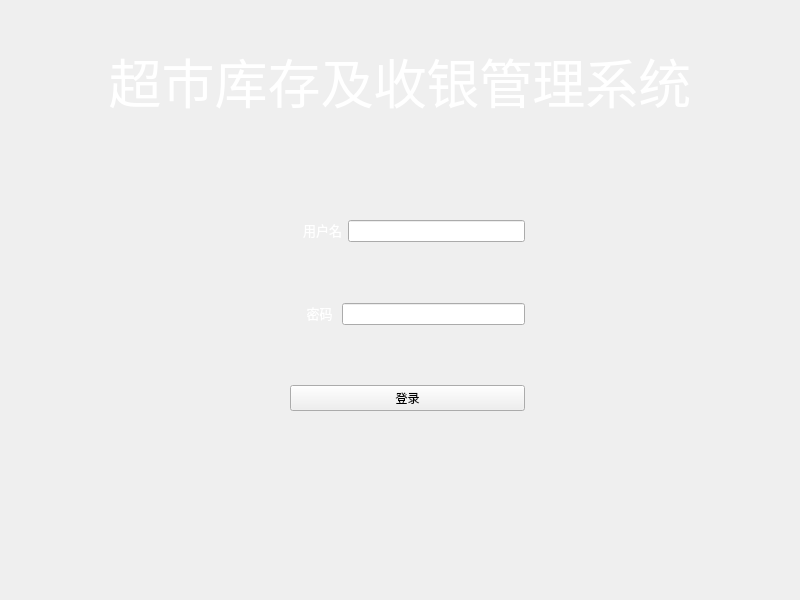
<?xml version="1.0" encoding="UTF-8"?>
<ui version="4.0">
 <class>login</class>
 <widget class="QWidget" name="login">
  <property name="geometry">
   <rect>
    <x>0</x>
    <y>0</y>
    <width>800</width>
    <height>600</height>
   </rect>
  </property>
  <property name="windowTitle">
   <string>Form</string>
  </property>
  <widget class="QWidget" name="widget" native="true">
   <property name="geometry">
    <rect>
     <x>0</x>
     <y>0</y>
     <width>800</width>
     <height>600</height>
    </rect>
   </property>
   <property name="styleSheet">
    <string notr="true">#widget{background-image: url(:/new/prefix1/6.png);}</string>
   </property>
   <widget class="QLabel" name="label_4">
    <property name="geometry">
     <rect>
      <x>0</x>
      <y>20</y>
      <width>800</width>
      <height>121</height>
     </rect>
    </property>
    <property name="font">
     <font>
      <family>宋体</family>
      <pointsize>40</pointsize>
      <italic>false</italic>
      <bold>false</bold>
     </font>
    </property>
    <property name="styleSheet">
     <string notr="true">QLabel{
font: 40pt &quot;宋体&quot;;
color: rgb(255, 255, 255);
}</string>
    </property>
    <property name="text">
     <string>超市库存及收银管理系统</string>
    </property>
    <property name="scaledContents">
     <bool>false</bool>
    </property>
    <property name="alignment">
     <set>Qt::AlignCenter</set>
    </property>
   </widget>
   <widget class="QWidget" name="layoutWidget">
    <property name="geometry">
     <rect>
      <x>290</x>
      <y>220</y>
      <width>235</width>
      <height>191</height>
     </rect>
    </property>
    <layout class="QVBoxLayout" name="verticalLayout">
     <item>
      <layout class="QFormLayout" name="formLayout_2">
       <item row="0" column="0">
        <layout class="QFormLayout" name="formLayout">
         <item row="0" column="0">
          <widget class="QLabel" name="label">
           <property name="text">
            <string/>
           </property>
           <property name="pixmap">
            <pixmap resource="resource.qrc">:/new/prefix1/9.png</pixmap>
           </property>
           <property name="alignment">
            <set>Qt::AlignCenter</set>
           </property>
          </widget>
         </item>
         <item row="0" column="1">
          <widget class="QLabel" name="label_2">
           <property name="font">
            <font>
             <family>宋体</family>
             <pointsize>10</pointsize>
             <italic>false</italic>
             <bold>false</bold>
            </font>
           </property>
           <property name="styleSheet">
            <string notr="true">QLabel{color: rgb(255, 255, 255);
	font: 10pt &quot;宋体&quot;;
}</string>
           </property>
           <property name="text">
            <string>用户名</string>
           </property>
           <property name="alignment">
            <set>Qt::AlignCenter</set>
           </property>
          </widget>
         </item>
        </layout>
       </item>
       <item row="0" column="1">
        <widget class="QLineEdit" name="lineEdit"/>
       </item>
      </layout>
     </item>
     <item>
      <layout class="QFormLayout" name="formLayout_4">
       <item row="0" column="0">
        <layout class="QFormLayout" name="formLayout_3">
         <item row="0" column="0">
          <widget class="QLabel" name="label_5">
           <property name="text">
            <string/>
           </property>
           <property name="pixmap">
            <pixmap resource="resource.qrc">:/new/prefix1/10.png</pixmap>
           </property>
          </widget>
         </item>
         <item row="0" column="1">
          <widget class="QLabel" name="label_3">
           <property name="font">
            <font>
             <family>宋体</family>
             <pointsize>10</pointsize>
             <italic>false</italic>
             <bold>false</bold>
            </font>
           </property>
           <property name="styleSheet">
            <string notr="true">QLabel{color: rgb(255, 255, 255);
	font: 10pt &quot;宋体&quot;;
}</string>
           </property>
           <property name="text">
            <string> 密码 </string>
           </property>
           <property name="alignment">
            <set>Qt::AlignCenter</set>
           </property>
          </widget>
         </item>
        </layout>
       </item>
       <item row="0" column="1">
        <widget class="QLineEdit" name="lineEdit_2">
         <property name="echoMode">
          <enum>QLineEdit::Password</enum>
         </property>
        </widget>
       </item>
      </layout>
     </item>
     <item>
      <widget class="QPushButton" name="pushButton">
       <property name="styleSheet">
        <string notr="true">QPushButton{
	font: 15pt &quot;宋体&quot;;
}</string>
       </property>
       <property name="text">
        <string>登录</string>
       </property>
      </widget>
     </item>
    </layout>
   </widget>
  </widget>
 </widget>
 <resources>
  <include location="resource.qrc"/>
 </resources>
 <connections/>
</ui>
